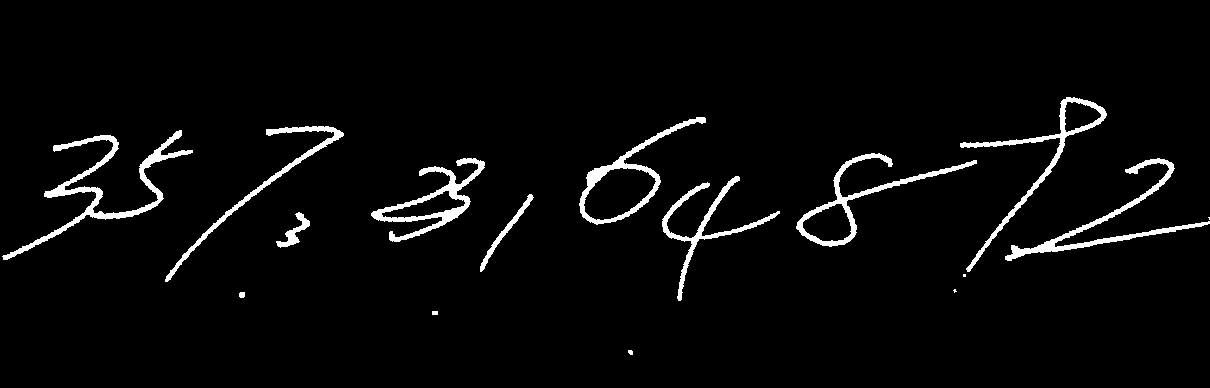
#> input picture preprocess/mask_deskew_pca.png, 1210 x 388 px
$ python 4_detect_crop_number.py
#> lines starting #> are read from the running program, lines starting #| are printed output that depends on the picture; after the words box and inside, x2 and y2 are one past the last pixel; in counts of white or black regions, pixels touching at a corner belong together
import os, cv2, numpy as np
from scipy.ndimage import gaussian_filter1d
from sklearn.cluster import KMeans
import json
#constants for image processing
UPSCALE = 6
BLUR_SIGMA = 0.8

os.environ["OMP_NUM_THREADS"] = "1"
#Global parameters
MIN_AREA, MIN_DENSITY, MAX_ASPECT = 60, 0.004, 10
BREAK_RATIO, MAX_RECUR = 1.2, 2
VALLEY_T, ROW_EMPTY_T, COL_BLANK_FR, MIN_SIDE_FR = 0.28, 0.85, 0.80, 0.03
KMEANS_FRAC_PIX, CENTER_DIST_FR = 0.30, 0.30
SMALL_MIN_AREA, SMALL_MAX_AREA = 70, 500
SMALL_MIN_DENS = 0.08
SMALL_MIN_ASP, SMALL_MAX_ASP = 0.35, 3.2
MIN_HALF_W_H_FR = 0.48
SMALL_MAX_FRAC_PARENT = 0.65
NESTED_THRESH, AREA_DIFF_IGNORE = 0.1, 120
OUT_SIZE, PAD = 28, 4
OUT_DIR, CHAR_DIR = "output", "chars_28"
os.makedirs(OUT_DIR, exist_ok=True);
os.makedirs(CHAR_DIR, exist_ok=True)
DILATE_KSIZE_TUPLE = (2, 2)
CONTENT_BOX_SIZE = 20
FINAL_OUTPUT_SIZE = 28

# Utility to calculate the longest blank region in a column
def longest_blank(col):
    run = cur = 0
    for v in col:
        cur = cur + 1 if v == 0 else 0
        run = max(run, cur)
    return run / len(col) if len(col) > 0 else 0


#Stage 0: Basic connected components detection
def stage0_boxes(bw):
    n, _, st, _ = cv2.connectedComponentsWithStats(bw)
    return [tuple(st[i][:4]) for i in range(1, n)]


#Projection-based box splitting function
def split_projection(x, y, w, h, b, lvl=0):
    if lvl >= MAX_RECUR or w <= h * 0.8:
        return [(x, y, w, h)]

    roi = b[y:y + h, x:x + w]
    if roi.shape[0] == 0 or roi.shape[1] == 0:
        return [(x, y, w, h)]

    col = gaussian_filter1d(roi.sum(0), 1)
    if col.max() == 0:
        return [(x, y, w, h)]

    valley = col < col.max() * VALLEY_T
    if not valley.any():
        return [(x, y, w, h)]

    groups = np.split(np.where(valley)[0], np.where(np.diff(np.where(valley)[0]) != 1)[0] + 1)
    if not groups or not any(g.size > 0 for g in groups):
        return [(x, y, w, h)]
    longest_valley = max(groups, key=len)
    if len(longest_valley) < 3:
        return [(x, y, w, h)]
    cut = int(longest_valley.mean())

    if cut <= 0 or cut >= w:
        return [(x, y, w, h)]

    lsum, rsum = roi[:, :cut].sum() / 255, roi[:, cut:].sum() / 255
    min_side_fr_thresh = MIN_SIDE_FR * (lsum + rsum)
    if min(lsum, rsum) < min_side_fr_thresh:
        return [(x, y, w, h)]

    row_empty_mean = (roi[:, cut] == 0).mean()
    if row_empty_mean < ROW_EMPTY_T:
        return [(x, y, w, h)]

    longest_blank_val = longest_blank(roi[:, cut])
    if longest_blank_val < COL_BLANK_FR:
        return [(x, y, w, h)]

    min_part_w_h_check = min(cut, w - cut)
    thresh_min_half_w_h = MIN_HALF_W_H_FR * h
    if min_part_w_h_check < thresh_min_half_w_h:
        return [(x, y, w, h)]

    min_part_w_w_check = min(cut, w - cut)
    thresh_min_part_w = 0.45 * w
    if min_part_w_w_check < thresh_min_part_w:
        return [(x, y, w, h)]

    return (
            split_projection(x, y, cut, h, b, lvl + 1) +
            split_projection(x + cut, y, w - cut, h, b, lvl + 1)
    )

#K-means based box splitting function
def split_kmeans(x, y, w, h, b):
    if w < h * BREAK_RATIO:
        return [(x, y, w, h)]

    roi_k = b[y:y + h, x:x + w]
    if roi_k.shape[0] == 0 or roi_k.shape[1] == 0:
        return [(x, y, w, h)]

    xs = np.where(roi_k)[1]
    if xs.size < 80:
        return [(x, y, w, h)]

    km = KMeans(2, n_init=5, random_state=0).fit(xs.reshape(-1, 1).astype(np.float32))
    cnt = np.bincount(km.labels_)
    if len(cnt) < 2:
        return [(x, y, w, h)]

    min_cnt_thresh = KMEANS_FRAC_PIX * sum(cnt)
    if min(cnt) < min_cnt_thresh:
        return [(x, y, w, h)]

    c0, c1 = sorted(km.cluster_centers_.flatten())
    center_dist_thresh = CENTER_DIST_FR * w
    if (c1 - c0) < center_dist_thresh:
        return [(x, y, w, h)]

    mid = int((c0 + c1) // 2)
    col_k = gaussian_filter1d(roi_k.sum(0) / 255, 1)
    range_start = max(0, mid - 3)
    range_end = min(w, mid + 7)
    if range_start >= range_end:
        cut = w // 2 if w > 0 else 0
    else:
        cut = min(range(range_start, range_end), key=lambda c: col_k[c])

    if cut <= 0 or cut >= w:
        return [(x, y, w, h)]

    lsum = roi_k[:, :cut].sum() / 255
    rsum = roi_k[:, cut:].sum() / 255
    min_sum_thresh = 0.30 * (lsum + rsum)
    if min(lsum, rsum) < min_sum_thresh:
        return [(x, y, w, h)]

    min_part_w_h_check_km = min(cut, w - cut)
    thresh_min_half_w_h_km = MIN_HALF_W_H_FR * h
    if min_part_w_h_check_km < thresh_min_half_w_h_km:
        return [(x, y, w, h)]

    min_part_w_w_check_km = min(cut, w - cut)
    aspect_ratio_char = w / h if h > 0 else float('inf')

    if aspect_ratio_char > 1.8:
        factor_w = 0.45
    else:
        factor_w = 0.25
    thresh_min_part_w_km = factor_w * w

    if min_part_w_w_check_km < thresh_min_part_w_km:
        return [(x, y, w, h)]

    return [(x, y, cut, h), (x + cut, y, w - cut, h)]


#Filtering large components
def filter_big(boxes, b):
    keep = []
    for x, y, w, h in boxes:
        if w == 0 or h == 0: continue
        if w * h < MIN_AREA:
            continue
        dens = np.count_nonzero(b[y:y + h, x:x + w]) / (w * h)
        asp = w / h
        if dens < MIN_DENSITY or asp > MAX_ASPECT or asp < 0.15:
            continue
        keep.append((x, y, w, h))
    return keep

#Detecting smaller components within larger ones
# [59 lines left out: functions find_small, rm_nested, not called in this run]

#Post-processing for split boxes
def post_split_boxes(bw, boxes):
    def looks_like_digit(x, y, w, h):
        if h == 0: return False
        if w < 0.35 * h: return False
        area = w * h
        if area == 0: return False
        dens = np.count_nonzero(bw[y:y + h, x:x + w]) / area
        asp = w / h
        return area >= 150 and 0.3 <= asp <= 3.2 and dens >= 0.08

    refined = []
    for x, y, w, h in boxes:
        if w == 0 or h == 0:
            refined.append((x, y, w, h))
            continue

        roi = bw[y:y + h, x:x + w]
        if roi.shape[0] == 0 or roi.shape[1] == 0:
            refined.append((x, y, w, h))
            continue

        n, _, st, _ = cv2.connectedComponentsWithStats(roi)
        stats = st[1:][st[1:, 0].argsort()] if n > 2 else []
        min_gap = min([
            stats[i + 1, 0] - (stats[i, 0] + stats[i, 2])
            for i in range(len(stats) - 1)
        ], default=999)

        if not (w >= 1.6 * h and min_gap <= 1):
            refined.append((x, y, w, h))
            continue

        col = gaussian_filter1d(roi.sum(0), 1)
        maxv = col.max()
        if maxv == 0:
            refined.append((x, y, w, h))
            continue

        valley_idx = np.where(col < maxv * 0.4)[0]
        if valley_idx.size:
            segs = np.split(valley_idx, np.where(np.diff(valley_idx) != 1)[0] + 1)
            if not segs or not any(s.size > 0 for s in segs):
                refined.append((x, y, w, h))
                continue
            deep = max(segs, key=len)
            cut0 = int(np.mean(deep))
            left = max(0, cut0 - 5)
            right = min(w - 1, cut0 + 5)
            if left >= right:
                cut = w // 2
            else:
                cut = min(range(left, right + 1), key=lambda c: col[c])
        else:
            cut = w // 2

        if cut <= 0 or cut >= w:
            refined.append((x, y, w, h))
            continue

        parts = [(x, y, cut, h), (x + cut, y, w - cut, h)]
        if parts[0][2] > 0 and parts[0][3] > 0 and parts[1][2] > 0 and parts[1][3] > 0:
            if looks_like_digit(*parts[0]) and looks_like_digit(*parts[1]):
                refined.extend(parts)
            else:
                refined.append((x, y, w, h))
        else:
            refined.append((x, y, w, h))
    return sorted(refined, key=lambda b: b[0])

#Keep the largest connected component in an ROI
def keep_largest_cc(bw_roi):
    n, lbl, stats, _ = cv2.connectedComponentsWithStats(bw_roi)
    if n <= 1: return bw_roi
    idx = 1 + np.argmax(stats[1:, cv2.CC_STAT_AREA])
    return (lbl == idx).astype(np.uint8) * 255

#Deskew a character image
def deskew(img):
    M = cv2.moments(img)
    if abs(M['mu02']) < 1e-2: return img
    skew = M['mu11'] / M['mu02']
    h, w = img.shape
    A = np.float32([[1, skew, -0.5 * skew * h], [0, 1, 0]])
    return cv2.warpAffine(img, A, (w, h), flags=cv2.WARP_INVERSE_MAP | cv2.INTER_NEAREST, borderValue=0)

#Convert binary mask to 28x28 normalized image
def to_28(mask: np.ndarray) -> np.ndarray:
    ys, xs = np.where(mask > 0)
    if xs.size == 0 or ys.size == 0:
        return np.zeros((OUT_SIZE, OUT_SIZE), np.uint8)

    x1, x2 = np.min(xs), np.max(xs)
    y1, y2 = np.min(ys), np.max(ys)
    char = mask[y1:y2 + 1, x1:x2 + 1]

    char = cv2.morphologyEx(char, cv2.MORPH_CLOSE, cv2.getStructuringElement(cv2.MORPH_RECT, (3, 3)))

    n, labels, stats, _ = cv2.connectedComponentsWithStats(char)
    if n > 1:
        max_label = 1 + np.argmax(stats[1:, cv2.CC_STAT_AREA])
        char = (labels == max_label).astype(np.uint8) * 255

    char = cv2.dilate(char, cv2.getStructuringElement(cv2.MORPH_RECT, DILATE_KSIZE_TUPLE), iterations=1)

    h, w = char.shape
    S = max(h, w) + 2 * PAD
    canvas = np.zeros((S, S), dtype=np.uint8)
    dy, dx = (S - h) // 2, (S - w) // 2
    canvas[dy:dy + h, dx:dx + w] = char

    up = cv2.resize(canvas, (UPSCALE * S, UPSCALE * S), interpolation=cv2.INTER_LINEAR)
    up = cv2.GaussianBlur(up, (3, 3), sigmaX=BLUR_SIGMA)
    _, up = cv2.threshold(up, 0, 255, cv2.THRESH_BINARY + cv2.THRESH_OTSU)

    up = deskew(up)

    return cv2.resize(up, (FINAL_OUTPUT_SIZE, FINAL_OUTPUT_SIZE), interpolation=cv2.INTER_AREA)

#Main detection pipeline
def detect(img_path="mask_deskew_pca.png"):
#> called with img_path = 'mask_deskew_pca.png'
    g = cv2.imread(img_path, 0);
#> g: shape (388, 1210); 3.5% white; 16 white regions (3 under 20 px), largest, box (x1, y1, x2, y2) and area: (2, 130, 193, 260) 2792, (1005, 158, 1210, 261) 2114, (371, 158, 485, 242) 2019
    assert g is not None, img_path
    _, bw = cv2.threshold(g, 0, 255, cv2.THRESH_BINARY + cv2.THRESH_OTSU)
    s0 = stage0_boxes(bw)
#> in stage0_boxes, `n, _, st, _ = cv2.connectedComponentsWithStats(bw)`: n = 17; st = 17 rows, first 6: [0, 0, 1210, 388, 453128], [960, 97, 147, 175, 1870], [579, 117, 127, 108, 1696], [165, 126, 179, 156, 1500], [2, 130, 191, 130, 2792], [796, 153, 181, 94, 1886]
#> s0 = 16 items, first 6: (960, 97, 147, 175), (579, 117, 127, 108), (165, 126, 179, 156), (2, 130, 191, 130), (796, 153, 181, 94), (371, 158, 114, 84)
    # ---- Stage-0 噪声过滤但不拆分 ----
    big_nosplit = filter_big(s0, bw)  # 只做面积/密度/长宽比过滤
#> the loop in filter_big, `for x, y, w, h in boxes:` made 16 passes
#> (x, y, w, h, dens, asp) on passes 1 to 10: (960, 97, 147, 175, 0.113, 0.84), (579, 117, 127, 108, 0.148, 1.18), (165, 126, 179, 156, 0.0761, 1.15), (2, 130, 191, 130, 0.115, 1.47), (796, 153, 181, 94, 0.111, 1.93), (371, 158, 114, 84, 0.211, 1.36), (1005, 158, 205, 103, 0.119, 1.99), (662, 176, 118, 125, 0.105, 0.944), (480, 194, 54, 78, 0.108, 0.692), (276, 212, 34, 36, 0.304, 0.944)
#> (x, y, w, h) on passes 11 to 16: (1208, 217, 2, 3), (963, 274, 3, 3), (953, 289, 4, 4), (239, 292, 6, 6), (432, 311, 6, 4), (628, 350, 5, 5)
#> after the loop in filter_big, `for x, y, w, h in boxes:`: keep = [(960, 97, 147, 175), (579, 117, 127, 108), (165, 126, 179, 156), (2, 130, 191, 130), (796, 153, 181, 94), (371, 158, 114, 84), (1005, 158, 205, 103), (662, 176, 118, 125), (480, 194, 54, 78), (276, 212, 34, 36)]
#> big_nosplit has the same summary as keep in filter_big

    dbg_stage1_nosplit = cv2.cvtColor(bw, cv2.COLOR_GRAY2BGR)
#> dbg_stage1_nosplit is the input picture: shape (388, 1210, 3); 3.5% white; 16 white regions (3 under 20 px), largest, box (x1, y1, x2, y2) and area: (2, 130, 193, 260) 2792, (1005, 158, 1210, 261) 2114, (371, 158, 485, 242) 2019
    for i, (x1, y1, w1, h1) in enumerate(big_nosplit, 1):
        cv2.rectangle(dbg_stage1_nosplit, (x1, y1), (x1 + w1, y1 + h1),
                      (0, 255, 0), 1)  # 蓝框
        cv2.putText(dbg_stage1_nosplit, str(i), (x1, y1 - 2),
                    cv2.FONT_HERSHEY_SIMPLEX, 0.4,
                    (0, 255, 255), 1, cv2.LINE_AA)
#> this loop made 10 passes
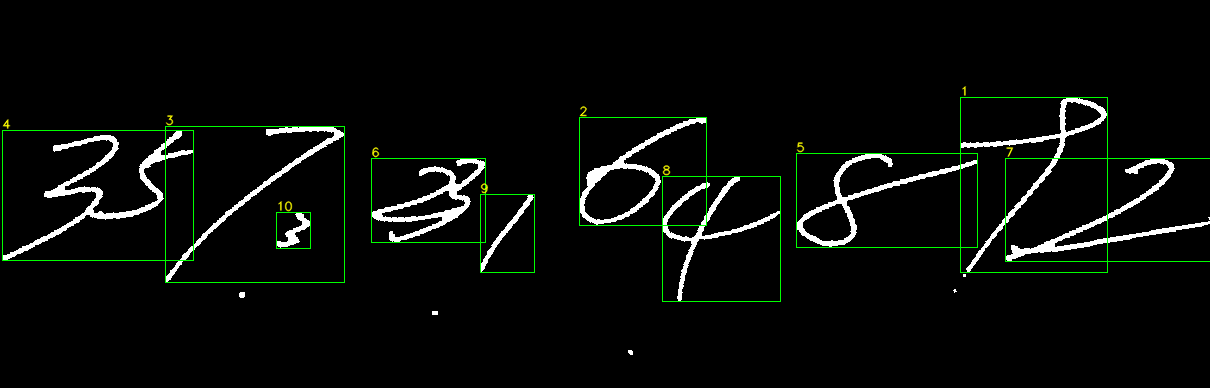
#> dbg_stage1_nosplit: shape (388, 1210, 3); 1.15% of pixels changed, all inside (x1, y1, x2, y2) = (2, 86, 1210, 302)
    cv2.imwrite(os.path.join(OUT_DIR, "stage1_nosplit_boxes.png"),
                dbg_stage1_nosplit)
    print("[+] 仅噪声过滤（未拆分）连通域框已保存到 "
          f"{OUT_DIR}/stage1_nosplit_boxes.png")

    dbg_stage0 = cv2.cvtColor(bw, cv2.COLOR_GRAY2BGR)  # 把二值图转 3 通道
    for i, (x0, y0, w0, h0) in enumerate(s0, 1):  # 从 1 开始编号
        cv2.rectangle(dbg_stage0, (x0, y0), (x0 + w0, y0 + h0),
                      (0, 255, 0), 1)  # 红色细框
        cv2.putText(dbg_stage0, str(i), (x0, y0 - 2),
                    cv2.FONT_HERSHEY_SIMPLEX, 0.4,
                    (0, 255, 255), 1, cv2.LINE_AA)  # 编号方便对照
#> this loop made 16 passes
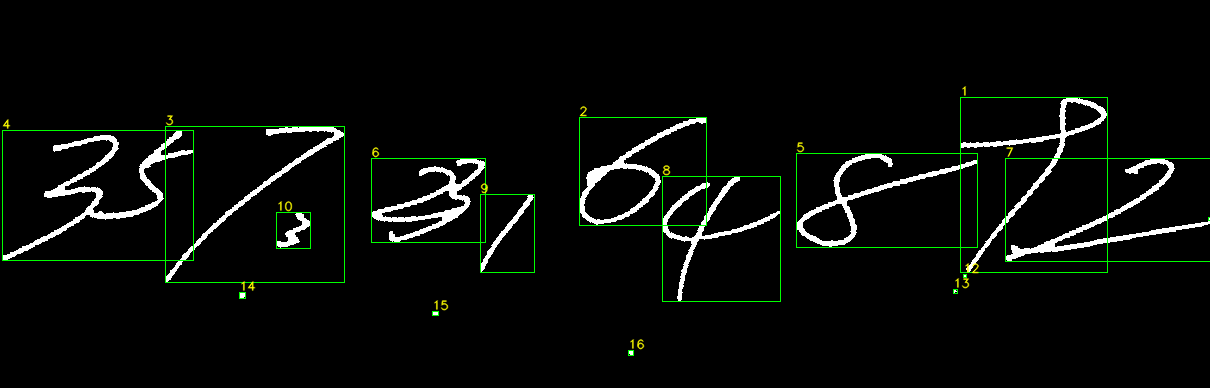
#> dbg_stage0: shape (388, 1210, 3); 1.27% of pixels changed, all inside (x1, y1, x2, y2) = (2, 86, 1210, 356)
    cv2.imwrite(os.path.join(OUT_DIR, "stage0_components.png"), dbg_stage0)
    print(f"[+] Stage-0 连通域框已保存到 {OUT_DIR}/stage0_components.png")
    s1 = []
    for x, y, w, h in s0:
        if w > h * BREAK_RATIO:
            parts = split_projection(x, y, w, h, bw)
            if len(parts) == 1:
                parts = split_kmeans(x, y, w, h, bw)
        else:
            parts = [(x, y, w, h)]
        s1.extend(parts)
#> this loop made 16 passes
#> (x, y, w, h) on pass 4: (2, 130, 191, 130)
#> (x, y, w, h) on pass 6: (371, 158, 114, 84)
#> after the loop, s1 = 18 items, first 6: (960, 97, 147, 175), (579, 117, 127, 108), (165, 126, 179, 156), (2, 130, 119, 130), (121, 130, 72, 130), (796, 153, 181, 94)
    big = filter_big(s1, bw)
#> the loop in filter_big (call 2), `for x, y, w, h in boxes:` made 18 passes
#> (x, y, w, h, dens, asp) on passes 1 to 12: (960, 97, 147, 175, 0.113, 0.84), (579, 117, 127, 108, 0.148, 1.18), (165, 126, 179, 156, 0.0761, 1.15), (2, 130, 119, 130, 0.118, 0.915), (121, 130, 72, 130, 0.111, 0.554), (796, 153, 181, 94, 0.111, 1.93), (371, 158, 60, 84, 0.171, 0.714), (431, 158, 54, 84, 0.255, 0.643), (1005, 158, 205, 103, 0.119, 1.99), (662, 176, 118, 125, 0.105, 0.944), (480, 194, 54, 78, 0.108, 0.692), (276, 212, 34, 36, 0.304, 0.944)
#> big = [(960, 97, 147, 175), (579, 117, 127, 108), (165, 126, 179, 156), (2, 130, 119, 130), (121, 130, 72, 130), (796, 153, 181, 94), (371, 158, 60, 84), (431, 158, 54, 84), (1005, 158, 205, 103), (662, 176, 118, 125), (480, 194, 54, 78), (276, 212, 34, 36)]
    final0 = sorted(list(set(big)), key=lambda z: z[0])
#> final0 = [(2, 130, 119, 130), (121, 130, 72, 130), (165, 126, 179, 156), (276, 212, 34, 36), (371, 158, 60, 84), (431, 158, 54, 84), (480, 194, 54, 78), (579, 117, 127, 108), (662, 176, 118, 125), (796, 153, 181, 94), (960, 97, 147, 175), (1005, 158, 205, 103)]
    final = post_split_boxes(bw, final0)
#> the loop in post_split_boxes, `for x, y, w, h in boxes:` made 12 passes
#> (x, y, w, h, n, min_gap, maxv, cut0) on pass 12: (1005, 158, 205, 103, 4, -54, 5526, 186)
#> (x, y, w, h, n, st, min_gap) on passes 1, 4, 6, 7, 9, 10: (2, 130, 119, 130, 2, [[0, 0, 119, 130, 13640], [0, 5, 119, 125, 1830]], 999), (276, 212, 34, 36, 2, [[0, 0, 34, 36, 852], [0, 0, 34, 36, 372]], 999), (431, 158, 54, 84, 2, [[0, 0, 54, 84, 3378], [0, 0, 54, 72, 1158]], 999), (480, 194, 54, 78, 2, [[0, 0, 54, 78, 3759], [0, 0, 54, 78, 453]], 999), (662, 176, 118, 125, 2, [[0, 0, 118, 125, 13200], [0, 0, 118, 125, 1550]], 999), (796, 153, 181, 94, 2, [[0, 0, 181, 94, 15128], [0, 0, 181, 94, 1886]], 999)
#> after the loop in post_split_boxes, `for x, y, w, h in boxes:`:
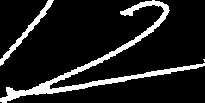
#> roi: shape (103, 205); 11.9% white; 3 white regions (1 under 20 px), largest, box (x1, y1, x2, y2) and area: (0, 0, 205, 103) 2114, (0, 0, 54, 66) 398
#> after the loop in post_split_boxes, `for x, y, w, h in boxes:`: refined has the same summary as final0 in detect
#> final has the same summary as final0
    return g, bw, final


if __name__ == "__main__":
    input_image_for_detection = "mask_deskew_pca.png"

    os.makedirs(CHAR_DIR, exist_ok=True)
    os.makedirs(OUT_DIR, exist_ok=True)

    if not os.path.exists(input_image_for_detection):
        print(f"Error: Input image for detection '{input_image_for_detection}' not found.")
        print("Please ensure extract_from_background.py and deskew.py have been run to generate this file.")
    else:
        print(f"Using '{input_image_for_detection}' for character detection.")

    gray, bw, final_boxes_from_detect = detect(img_path=input_image_for_detection)
#> final_boxes_from_detect has the same summary as final0 in detect
    vis = cv2.cvtColor(gray, cv2.COLOR_GRAY2BGR)

    idx = 0
    ordered_boxes_for_prediction = []

    for x, y, w, h in final_boxes_from_detect:
        cv2.rectangle(vis, (x, y), (x + w, y + h), (0, 255, 0), 2)

        if w > 0 and h > 0:
            roi_bw = bw[y:y + h, x:x + w]
            if roi_bw.size > 0:
                try:
                    roi = keep_largest_cc(roi_bw)
                    roi_deskewed_char = deskew(roi)
                    img28 = to_28(roi_deskewed_char)
                    cv2.imwrite(f"{CHAR_DIR}/char_{idx:02d}.png", img28)
                    ordered_boxes_for_prediction.append((int(x), int(y), int(w), int(h)))
                    idx += 1
                except Exception as e:
                    print(f"Error processing box ({x},{y},{w},{h}): {e}")
            else:
                print(f"Warning: ROI for box ({x},{y},{w},{h}) is empty or invalid after slicing.")
        else:
            print(f"Warning: Box ({x},{y},{w},{h}) has zero width or height.")
#> this loop made 12 passes
#> (x, y) on passes 1, 4, 6, 7, 9, 10: (2, 130), (276, 212), (431, 158), (480, 194), (662, 176), (796, 153)
#> (x, y, x1 in to_28) on passes 2, 3, 5, 8, 11, 12: (121, 130, 5), (165, 126, 25), (371, 158, 11), (579, 117, 10), (960, 97, 0), (1005, 158, 48)
#> pass 1, `roi_deskewed_char = deskew(roi)`:
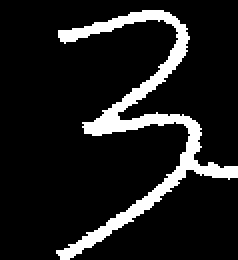
#> roi_deskewed_char: shape (130, 119) (shown 2 times larger); 11.5% white; 1 white region, box (x1, y1, x2, y2) and area: (28, 5, 119, 130) 1774
#> pass 1, in to_28, `char = cv2.morphologyEx(char, cv2.MORPH_CLOSE, cv2.getStructuringEleme..`:
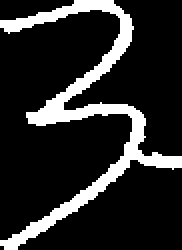
#> char: shape (125, 91) (shown 2 times larger); 16% white; 1 white region, box (x1, y1, x2, y2) and area: (0, 0, 91, 125) 1820
#> after the loop: roi: shape (103, 205); 10% white; 1 white region, box (x1, y1, x2, y2) and area: (0, 0, 205, 103) 2114
#> after the loop:
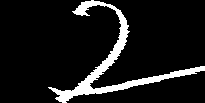
#> roi_deskewed_char: shape (103, 205); 9.7% white; 1 white region, box (x1, y1, x2, y2) and area: (48, 0, 205, 103) 2042
#> after the loop:
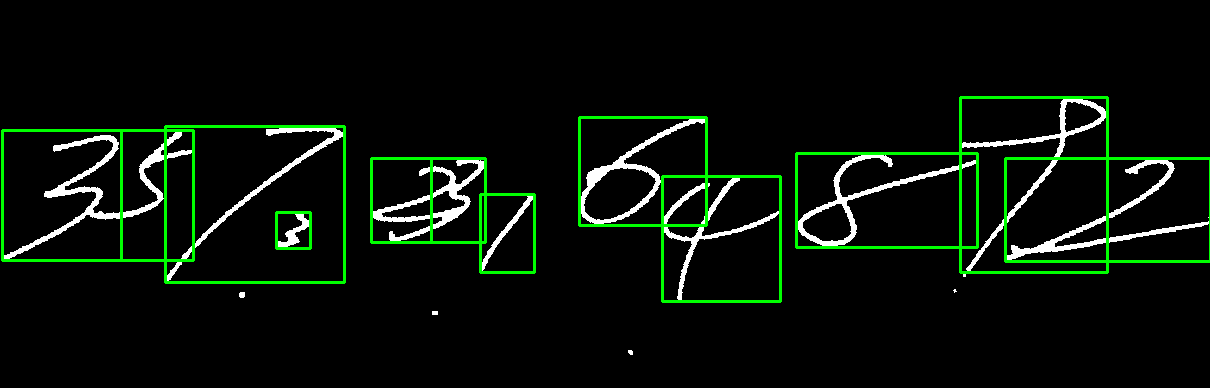
#> vis: shape (388, 1210, 3); 3.18% of pixels changed, all inside (x1, y1, x2, y2) = (1, 96, 1210, 303)
#> after the loop, idx = 12; ordered_boxes_for_prediction has the same summary as final0 in detect

    boxes_info_path = os.path.join(CHAR_DIR, "boxes_info.json")
    with open(boxes_info_path, 'w') as f:
        json.dump({
            "image_source_for_boxes": input_image_for_detection,
            "boxes": ordered_boxes_for_prediction
        }, f)
    print(f"Bounding boxes info saved to: {boxes_info_path}")

    cv2.imwrite(f"{OUT_DIR}/boxes_final_refined.png", vis)
    print(f"Exported {idx} characters to {CHAR_DIR}/")
#| Exported 12 characters to chars_28/
    print(f"Final detection visualization saved to {OUT_DIR}/boxes_final_refined.png")
